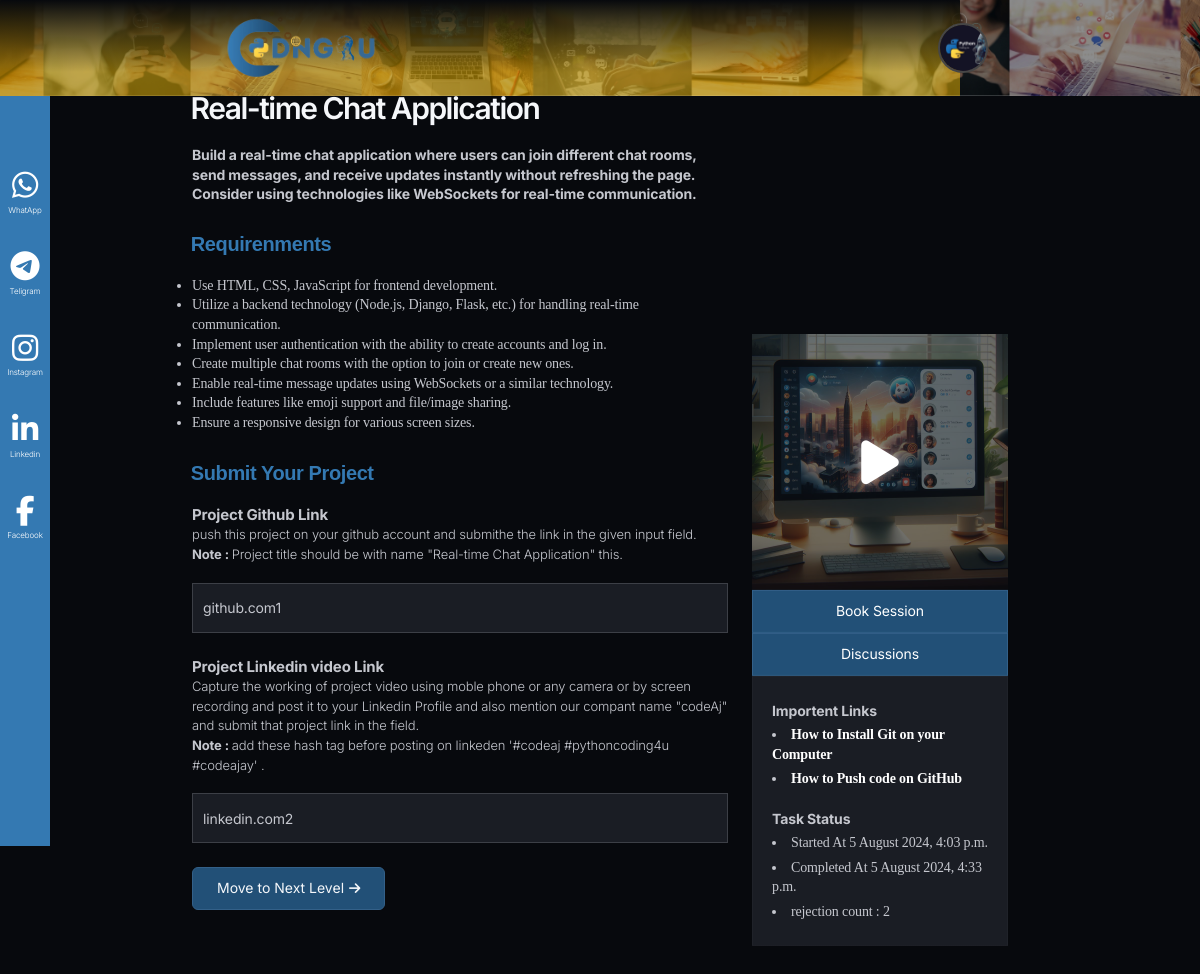
The page /level-three/ (signed in) on the database its author committed.
### accounts/models.py (models this page shows, shortened)
class Student(AbstractBaseUser, PermissionsMixin):
    STATUS_NOT_STARTED = 'not_started'
    STATUS_IN_PROGRESS = 'in_progress'
    STATUS_UNDER_REVIEW = 'under_review'
    STATUS_COMPLETED = 'completed'
    STATUS_REJECTED = 'rejected'
    STATUS_CHOICES = [
        (STATUS_NOT_STARTED, 'Not Started'),
        (STATUS_IN_PROGRESS, 'In Progress'),
        (STATUS_UNDER_REVIEW, 'Under Review'),
        (STATUS_COMPLETED, 'Completed'),
        (STATUS_REJECTED, 'Rejected'),
    ]
    email = models.EmailField(unique=True)
    name = models.CharField(max_length=255)
    profile_pic = models.ImageField(upload_to='profile_pics/', null=True, blank=True)
    phone_no = models.CharField(max_length=15, null=True, blank=True)
    whatsapp_no = models.CharField(max_length=15, null=True, blank=True)
    college = models.CharField(max_length=255, null=True, blank=True)
    domain = models.ForeignKey(Domain, on_delete=models.SET_NULL, null=True, blank=True)
    assignment1 = models.ForeignKey(Assignment, on_delete=models.SET_NULL, null=True, blank=True, related_name='assignment1')
    assignment1status = models.CharField(
        max_length=20,
        choices=STATUS_CHOICES,
        default=STATUS_NOT_STARTED,
    )
    assignment1starttime = models.DateTimeField(blank=True,null=True)
    assignment1endttime = models.DateTimeField(blank=True,null=True)
    assignment1rejectioncount = models.IntegerField(default=0)
    assignment2 = models.ForeignKey(Assignment, on_delete=models.SET_NULL, null=True, blank=True, related_name='assignment2')
    assignment2status = models.CharField(
        max_length=20,
        choices=STATUS_CHOICES,
        default=STATUS_NOT_STARTED,
    )
    assignment2starttime = models.DateTimeField(blank=True,null=True)
    assignment2endttime = models.DateTimeField(blank=True,null=True)
    assignment2rejectioncount = models.IntegerField(default=0)
    assignment3 = models.ForeignKey(Assignment, on_delete=models.SET_NULL, null=True, blank=True, related_name='assignment3')
    assignment3status = models.CharField(
        max_length=20,
        choices=STATUS_CHOICES,
        default=STATUS_NOT_STARTED,
    )
    assignment3starttime = models.DateTimeField(blank=True,null=True)
    assignment3endttime = models.DateTimeField(blank=True,null=True)
    assignment3rejectioncount = models.IntegerField(default=0)
    level_choices_student = [(0, 'Not Started'), (1, 'Level 1'), (2, 'Level 2'), (3, 'Level 3'), (4, 'pending'), (5, 'Certificate Level')]
    level_student = models.IntegerField(choices=level_choices_student, default=0)
    otp = models.IntegerField(null=True, blank=True)
    is_active = models.BooleanField(default=True)
    is_staff = models.BooleanField(default=False)
    date_joined = models.DateTimeField(default=timezone.now)
    objects = StudentManager()
    USERNAME_FIELD = 'email'
    REQUIRED_FIELDS = ['name']

class Assignment(models.Model):
    domain = models.ForeignKey(Domain, on_delete=models.SET_NULL, null=True, blank=True)
    assignment_question = models.CharField(max_length=255)
    assignment_description = models.TextField(null=True, blank=True)
    assignment_requirements = models.TextField(null=True, blank=True)
    assignment_banner = models.ImageField(upload_to='assignment_banners/', null=True, blank=True)
    assignment_banner1 = models.ImageField(upload_to='assignment_banners1/', null=True, blank=True)
    level_choices = [(1, 'Level 1'), (2, 'Level 2'), (3, 'Level 3')]
    level = models.IntegerField(choices=level_choices, default=0)
    links = models.ManyToManyField(RefralLink, null=True, blank=True)
    youtube_video_id = models.CharField(max_length=255,null=True, blank=True)
    slug = models.CharField(null=True, blank=True, max_length=100)

class AssignmentSubmit(models.Model):
    student = models.ForeignKey(Student, on_delete=models.SET_NULL, null=True, blank=True, unique=True)
    Assignment1_github_Link = models.TextField(null=True, blank=True)
    Assignment1_linkedin_link = models.TextField(null=True, blank=True)
    Assignment2_github_Link = models.TextField(null=True, blank=True)
    Assignment2_linkedin_link = models.TextField(null=True, blank=True)
    Assignment3_github_Link = models.TextField(null=True, blank=True)
    Assignment3_linkedin_link = models.TextField(null=True, blank=True)

class RefralLink(models.Model):
    title = models.CharField(max_length=255)
    url = models.URLField(max_length=255, null=True, blank=True)

### accounts/views.py (the view, shortened to what this page needs)
# urls.py: path('level-three/', views.level_three, name='level3'),
@login_required(login_url='/')
def level_three(request):
    student = request.user
    if student.assignment3status == 'not_started':
        student.assignment3status = 'in_progress'
        student.assignment3starttime = timezone.now()
        student.save()
    else:
        pass
    try:
        submitted_data = AssignmentSubmit.objects.get(student=student)
        print(submitted_data)
        return render(request, 'level3.html', {"sdata": submitted_data})
    except:
        return render(request, 'level3.html')

### accounts/models.py (called while the page is built)
    def __str__(self):
        return self.domain_name

### templates/level3.html (shortened to what this page needs)
{% load static %}
{% include 'header.html' %}
<section class="support">
    <div class="iconn">
        <div class="spaceicon"></div>
        <i class="fa-brands fa-whatsapp"></i>
        <p>WhatApp</p>
        <i class="fa-brands fa-telegram"></i>
        <p>Teligram</p>
        <i class="fa-brands fa-instagram"></i>
        <p>Instagram</p>
        <i class="fa-brands fa-linkedin-in"></i>
        <p>Linkedin</p>
        <i class="fa-brands fa-facebook-f"></i>
        <p>Facebook</p>
    </div>
</section>
<div class="stg-container">
    <section >
        <div class="stg-row mobtopp">
            <div class="stg-col-8 ">
                <div class="bringer-grid-1cols" data-stagger-appear="zoom-in" data-stagger-unload="zoom-out" data-threshold="0.5" data-stagger-delay="150">
                    <div >
                        <h3 class="wow animate__animated animate__fadeInTopRight">{{user.assignment3.assignment_question}}</h3>
                        <p class="pdec" ><b>
                            {{user.assignment3.assignment_description}}
                        </b></p>
                        <h5 class="req">Requirenments</h5>
                        <p>
                            {{user.assignment3.assignment_requirements | safe}}
                        </p>
                        <div class="form-submit mt-5">
                        <form method="post">
                            <h5 class="mb-3 req">Submit Your Project</h5>
                            <p style="font-weight: 300; font-size: 13px;" >
                              <b  style="font-size: 15px;"  class="mb-2">Project Github Link </b>
                           <br>
                                push this project on your github account and submithe the link in the given input field.<br>
                                <b>Note : </b> Project title should be with name "{{user.assignment3.assignment_question}}" this.
                            </p>
                            <input value="{{sdata.Assignment3_github_Link}}" type="text" name="git" class="mb-4" placeholder="Project Git Link" required>
                            <p style="font-weight: 300; font-size: 13px;">
                                <b style="font-size: 15px;" class="mb-2">Project Linkedin video Link </b>
                             <br>
                                  Capture the working of project video using moble phone or any camera or by screen recording and post it to your Linkedin Profile and also mention our compant name "codeAj" and submit that project link in the field.<br>
                                  <b>Note : </b> add these hash tag before posting on linkeden '#codeaj #pythoncoding4u #codeajay' .
                              </p>
                            <input value="{{sdata.Assignment3_linkedin_link}}" type="text" name="linkedin" class="mb-5"  placeholder="Project video Linkedin Link" required>
                            <div class="mt-3" style="height: 100px;">
                                <button type="submit" class="mb-3 submit-button " >
                                    Move to Next Level
                                    <i class="fa-solid fa-arrow-right"></i>
                                </button>
                            </div>
                        </form>
                    </div>
                    </div>
                </div>
            </div>
            <div class="stg-col-4 stg-tp-bottom-gap-l" data-unload="fade-left" style="position: relative; border-radius:0px;">
                <div class="bringer-sticky-block is-init sidesticky" style="transform: translateY(0px);  position: sticky; border-radius:0px;">
                    <div class="card1" id="level1" style="border-radius:0px;">
                        <div class="bac" style="border-radius:0px;"></div>
                        <img style="border-radius:0px;" src="{{user.assignment3.assignment_banner.url}}" data-src="{{user.assignment3.assignment_banner.url}}" alt="" class=" img-fluid">
                        <i id="playVideoBtnL3" class="fa-solid fa-play play wow animate__animated animate__backOutDown"></i>
                    </div>
                    <div style="text-align: center;">
                        <a href="{% url 'mentor' %}" class="buttonnn" style="width: 100%; border-radius:0px; color:white;">Book Session</a>
                    </div>
                    <div style="text-align: center;">
                        <a href="/discussions/{{user.assignment3.slug}}" class="buttonnn" style="width: 100%; border-radius:0px;color:white;">Discussions</a>
                    </div>
                    <div class="bringer-block" data-delay="0" data-unload="zoom-out" data-threshold="0.5" style="--mouse-x: 159px; --mouse-y: -71.96250915527344px; padding:5px 20px; border-radius :0px;">
                        <br>
                        <b>Importent Links</b>
                            {% for i in  user.assignment1.links.all %}
                            <li><a style="color:#ffffff;" href="{{i.url}}">{{i.title}}</a></li>
                            {% endfor %}
                            <br>
                            <b>Task Status</b>
                            <li>Started At {{ user.assignment1starttime|date:"j F Y, g:i a" }}</li>
                            <li>Completed At {{user.assignment1endttime|date:"j F Y, g:i a" }}</li>
                            <li>rejection count : {{user.assignment1rejectioncount}}</li>
                            <br>
                    </div>
                </div>
            </div>
        </div>
    </section>
</div>
{% include 'footer.html' %}

### templates/header.html (shortened to what this page needs)
{% load static %}
<!DOCTYPE html>
<html lang="en">
<head>
    <link rel="stylesheet" href="https://cdnjs.cloudflare.com/ajax/libs/font-awesome/6.6.0/css/all.min.css" />
    <link type="text/css" rel="stylesheet" href="{% static 'css/config.css' %}">
    <link type="text/css" rel="stylesheet" href="{% static 'css/libs.css' %}">
    <link type="text/css" rel="stylesheet" href="{% static 'css/style.css' %}">
    <link type="text/css" rel="stylesheet" href="{% static 'css/responsive.css' %}">
</head>
<body>
    <header id="bringer-header" class="is-frosted is-sticky" data-appear="fade-down" data-unload="fade-up">
        <div class="bringer-header-inner">
            <div class="bringer-header-lp">
                <a href="{% url 'main' %}" class="bringer-logo">
                    <img src="{% static 'logo.png' %}" alt="bringer." width="180" height="24">
                </a>
            </div>
            <div class="bringer-header-rp">
                <div class="mainlogo">
                    <div class="bbx">
                        {% if user.email %}
                            {% if user.profile_pic %}
                                <a href="{% url 'profile' %}">
                                    <img id="profileimg" class="profile-image" src="{{user.profile_pic.url}}"  >
                                </a>
                            {% else %}
                                <a href="{% url 'profile' %}">
                                    <img id="profileimg" class="profile-image" src="https://t4.ftcdn.net/jpg/01/07/43/45/360_F_107434511_iarF2z88c6Ds6AlgtwotHSAktWCdYOn7.jpg"  >
                            </a>
                            {% endif %}
                        {% endif %}
                    </div>
                </div>
            </div>
        </div>
    </header>

### static/css/libs.css (style rules this page uses)
:root { --swiper-theme-color:#007aff }
:root { --swiper-navigation-size:44px }

### static/css/stg.css (style rules this page uses)
.stg-container { margin: 0 auto; width: var(--stg-container-width); }
.stg-row { display: flex; flex-wrap: nowrap; justify-content: space-between; margin: 0 calc(-0.5 * var(--stg-gap)); position: relative; z-index: 3; width: calc(100% + var(--stg-gap)); }
.stg-row > div { margin: 0 calc(0.5 * var(--stg-gap)); width: 100%; display: flex; flex-direction: column; align-items: flex-start; }
[class*='stg-col-'] > div:not(.stg-row) { width: 100%; }
.stg-row > .stg-col-33, .stg-row > .stg-col-4 { width: calc(33.333% - var(--stg-gap)); }
.stg-row > .stg-col-66, .stg-row > .stg-col-8 { width: calc(66.666% - var(--stg-gap)); }

### templates/header.html (style rules this page uses)
h3 { font-size: 30px; }
h5 { font-size: 20px; }
img { object-fit: cover; }
li { font-family: "Platypi", serif; padding-top : 5px; }
a { text-decoration: none; }
.submit-button { border : none; border : 2px solid gray; padding-bottom: 5px; padding-left: 10px; padding-right: 10px; }
.submit-button i { font-size: 13px; margin-left: 1px; transition: ease-in-out; transition-duration: 0.3s; }
.mainlogo { display: flex; flex-wrap: wrap; justify-content: space-between; }
.mainlogo .profile-image { width : 50px; height : 50px; border-radius: 50%; border : 2px solid rgb(70, 70, 70); margin: 0px; }
a { color :rgb(0, 0, 0); font-weight : 700; text-decoration: none; }
body { background-position: center; background-repeat: no-repeat; background-size:cover; }
.card1 { overflow: hidden; border-radius: 10px; position: relative; }
.card1 img { scale: 1; transition: ease-in-out 0.4s; }
.bac { background-color: rgba(0, 0, 0, 0.559); position: absolute; width: 100%; height: 100%; z-index: 1; box-shadow: rgba(0, 0, 0, 0.56) 0px 22px 70px 4px; border-radius: 10px; text-shadow:rgba(0, 0, 0, 0.56) 0px 22px 70px 4px;; }
.play { margin: 0; position: absolute; top: 50%; left: 50%; transform: translate(-50%, -50%); font-size: 50px; color:white; z-index: 999; }
.fa-play { color: white; text-shadow: 0 0 10px rgba(255, 255, 255, 0.5); transition: text-shadow 0.3s; }
.fa-play { color: white; text-shadow: 0 0 10px rgba(255, 255, 255, 0.5); animation: shadow-pulse 2s infinite; }
@media only screen and (max-width: 1366px) { .bringer-header-inner { padding-left: 100px; padding-right: 100px; } }

### rows shown on the page
Student: profile_pic (picture), assignment3.assignment_question "Real-time Chat Application", assignment3.assignment_description "Build a real-time chat application where users can join different chat rooms, send messages, and receive updates instantly without refreshing the page. Consider using technologies like WebSockets for real-time communication.", assignment3.assignment_requirements "Use HTML, CSS, JavaScript for frontend development. Utilize a backend technology (Node.js, Django, Flask, etc.) for handling real-time communication. Implement user authentication with the ability to create accounts and log in. Create multiple chat rooms with the option to join or create new ones. Enable real-time message updates using WebSockets or a similar technology. Include features like emoji support and file/image sharing. Ensure a responsive design for various screen sizes.", assignment3.assignment_banner (picture), assignment1starttime "5 August 2024, 4:03 p.m.", assignment1endttime "5 August 2024, 4:33 p.m.", assignment1rejectioncount "2"
AssignmentSubmit: git "github.com1", linkedin "linkedin.com2"
RefralLink: title "How to Install Git on your Computer"
RefralLink: title "How to Push code on GitHub"
